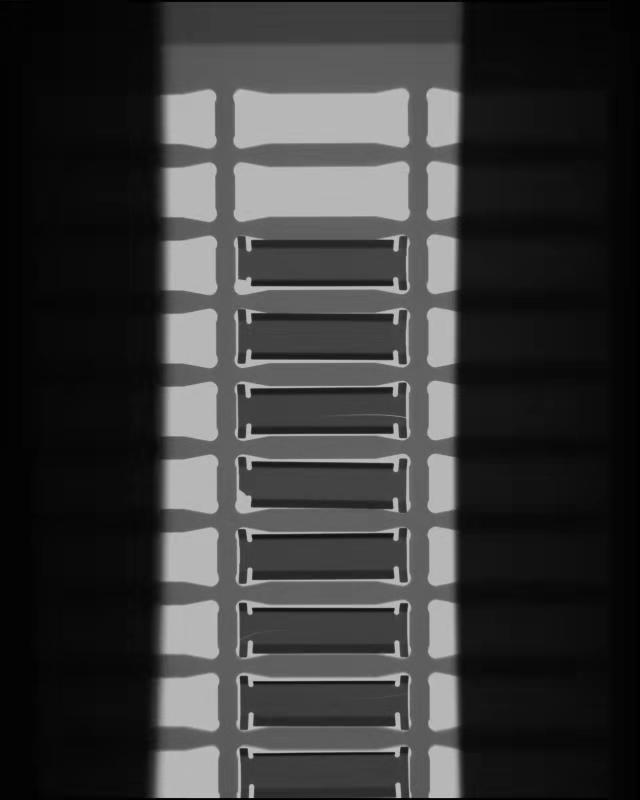
#> input picture data/images/ce01.jpg, 640 x 800 px
$ python day073.py
#> lines starting #> are read from the running program, lines starting #| are printed output that depends on the picture; after the words box and inside, x2 and y2 are one past the last pixel; in counts of white or black regions, pixels touching at a corner belong together
'''
Author       : Bingqiang Zhou
Date         : 2021-02-24 19:39:00
LastEditors  : Bingqiang Zhou
LastEditTime : 2021-02-24 21:34:32
Description  : 二值图像分析案例 – 缺陷检测二
    对于得到的刀片外接矩形，首先需要通过排序，确定他们的编号，
    然后根据模板进行相减得到与模板不同的区域，对这些区域进行形态学操作，
    去掉边缘细微差异，最终就得到了可以检出的缺陷或者划痕刀片。
'''

import cv2 as cv
import numpy as np
import matplotlib.pyplot as plt

src = cv.imread("../data/images/ce01.jpg")
#> src is the input picture: shape (800, 640, 3); min 0, max 201, mean 56.3

# 图像二值化
gray = cv.cvtColor(src, cv.COLOR_BGR2GRAY)
thresh, binary = cv.threshold(gray, 0, 255, cv.THRESH_OTSU | cv.THRESH_BINARY_INV)
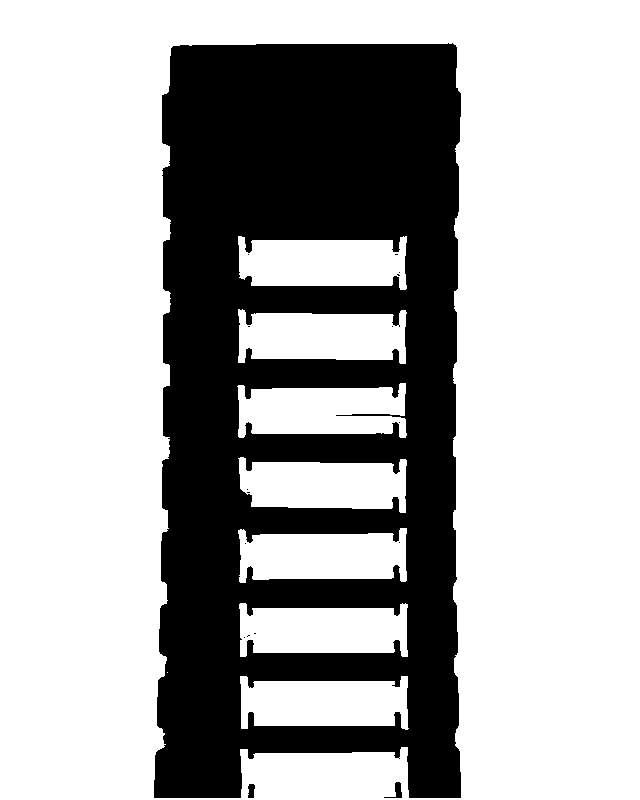
#> binary: shape (800, 640); 68.4% white; 17 black regions (14 under 20 px), largest, box (x1, y1, x2, y2) and area: (154, 43, 461, 798) 161743, (384, 782, 402, 798) 106, (248, 784, 255, 798) 81
#> thresh = 76

# 开操作去掉小块干扰
kernel = cv.getStructuringElement(cv.MORPH_RECT, (3, 3), (-1, -1))
binary = cv.morphologyEx(binary, cv.MORPH_OPEN, kernel)
#> binary: shape (800, 640); 68.3% white; 7 black regions (4 under 20 px)

# 轮廓提取
contours, hierarchy = cv.findContours(binary, cv.RETR_LIST, cv.CHAIN_APPROX_SIMPLE)
#> contours = 18 contours, 7 with area under 20; largest, box (x1, y1, x2, y2) and area: (0, 0, 640, 800) 510561, (153, 42, 462, 799) 214732, (238, 310, 406, 364) 7201, (238, 236, 407, 290) 7144, (239, 603, 408, 657) 7138
height, width = src.shape[:2]
#> height = 800; width = 640
boxes = []
for c in range(len(contours)):
    x, y, w, h = cv.boundingRect(contours[c])
    area = cv.contourArea(contours[c])
    if area < 150: # 去掉过小的轮廓
        continue
    if h > (height // 2): # 去掉外层大框框
        continue
    cv.rectangle(src, (x, y), (x+w, y+h), (0, 0, 255), 2)
    cv.drawContours(src, contours, c, (0, 255, 0), 2)
    boxes.append([x, y, w, h])
#> this loop made 18 passes
#> (x, y, w, h, area) on passes 1, 2, 3, 8, 11, 12, 13, 15, 16, 17, 18: (247, 783, 9, 16, 100.5), (383, 781, 20, 18, 137.5), (240, 676, 168, 54, 7115), (239, 603, 169, 54, 7138), (238, 528, 169, 55, 7128), (239, 457, 168, 56, 7041), (238, 383, 169, 55, 7067), (238, 310, 168, 54, 7201), (238, 236, 169, 54, 7143.5), (153, 42, 309, 757, 214731.5), (0, 0, 640, 800, 510561)
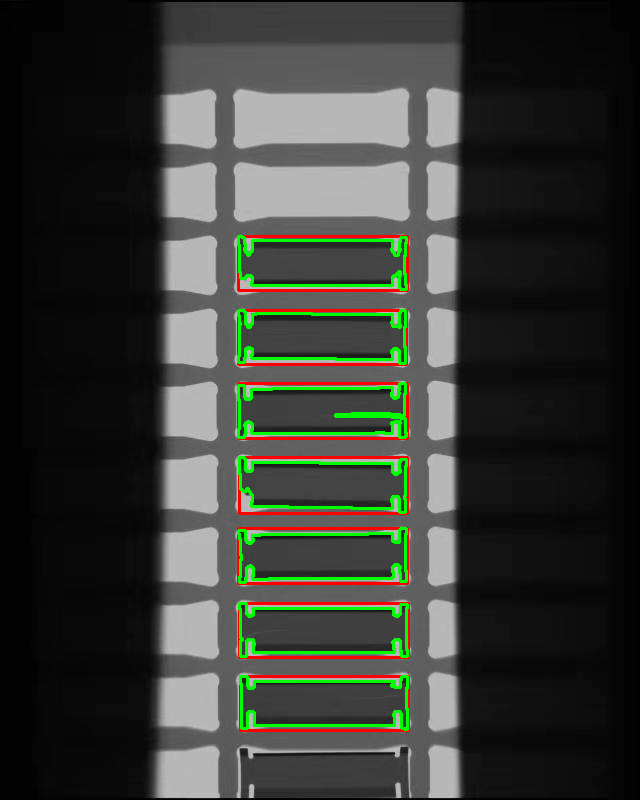
#> src: shape (800, 640, 3); 3.81% of pixels changed, all inside (x1, y1, x2, y2) = (237, 235, 410, 732)
#> after the loop, boxes = [[240, 676, 168, 54], [239, 603, 169, 54], [238, 528, 169, 55], [239, 457, 168, 56], [238, 383, 169, 55], [238, 310, 168, 54], [238, 236, 169, 54]]

# 将刀片边框信息按上到下排序
boxes = np.array(boxes)
indices = np.argsort(boxes[:, 1])[::-1] # 按y从大到小排列
#> indices = [0, 1, 2, 3, 4, 5, 6]
boxes = boxes[indices]
# print(rects)

# 将第index个作为好的模版用于对比
index = 2
roi_x, roi_y, roi_w, roi_h = boxes[index]
#> roi_x = 238; roi_y = 528; roi_w = 169; roi_h = 55
template_roi = binary[roi_y:roi_y+roi_h, roi_x:roi_x+roi_w]
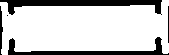
#> template_roi: shape (55, 169); 79.5% white; 5 black regions (1 under 20 px), largest, box (x1, y1, x2, y2) and area: (0, 0, 162, 15) 1017, (8, 37, 169, 55) 760, (0, 6, 3, 55) 93, (168, 6, 169, 43) 37

# 缺陷检测
for x, y, w, h in boxes:
    detect_roi = binary[y:y+h, x:x+w]
    detect_roi = cv.resize(detect_roi, (roi_w, roi_h))
    mask = cv.subtract(template_roi, detect_roi) # 模版与检测区域相减，得到差距

    kernel = cv.getStructuringElement(cv.MORPH_RECT, (5, 5))
    mask = cv.morphologyEx(mask, cv.MORPH_OPEN, kernel) # 开操作，去掉过小的（区域）差别
    thresh, mask = cv.threshold(mask, 0, 255, cv.THRESH_OTSU) # 二值化
    if np.all(mask == 0): # 检测为好的刀片
        cv.putText(src, "good", (x, y), cv.FONT_HERSHEY_PLAIN, 2, (0, 255, 0), 2)
    else:
        cv.putText(src, "bad", (x, y), cv.FONT_HERSHEY_PLAIN, 2, (0, 0, 255), 2)
#> this loop made 7 passes
#> (x, y, w, h, thresh) on passes 1 to 7: (240, 676, 168, 54, 0), (239, 603, 169, 54, 0), (238, 528, 169, 55, 0), (239, 457, 168, 56, 11), (238, 383, 169, 55, 0), (238, 310, 168, 54, 0), (238, 236, 169, 54, 53)
#> pass 1, `detect_roi = cv.resize(detect_roi, (roi_w, roi_h))`:
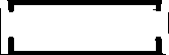
#> detect_roi: shape (55, 169); min 0, max 255, mean 207.3
#> pass 1, `mask = cv.subtract(template_roi, detect_roi)`:
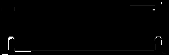
#> mask: shape (55, 169); min 0, max 255, mean 2
#> after the loop:
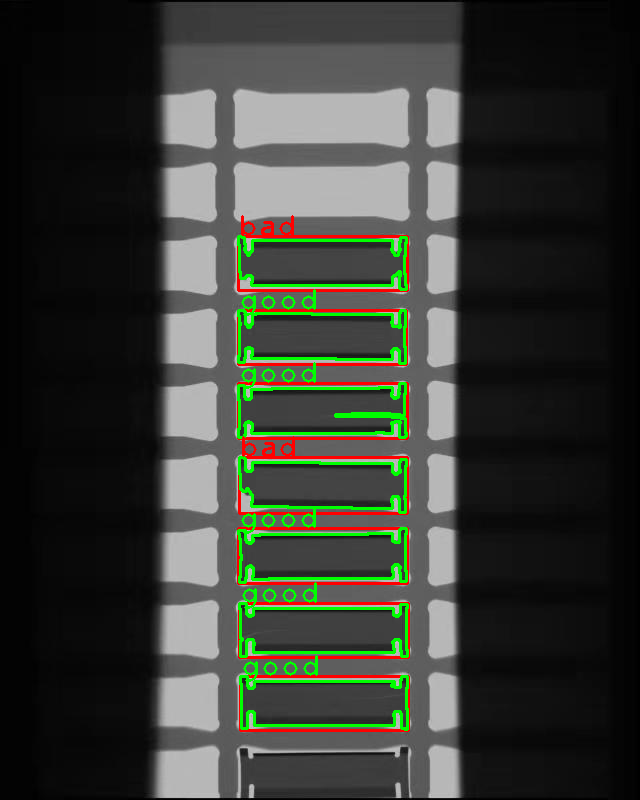
#> src: shape (800, 640, 3); 0.54% of pixels changed, all inside (x1, y1, x2, y2) = (241, 215, 318, 682)

# 可视化
rows = 1
cols = 3
images = [src, binary, template_roi]
titles = ["result", "binary", "roi"]
plt.figure(figsize=(cols * 4, rows * 3)) # Width, height in inches.
for index, image in enumerate(images):
    plt.subplot(rows, cols, index + 1)
    if index >= len(titles):
        plt.title("image")
    else:
        plt.title(titles[index])
    plt.axis("off")
    if image.ndim > 2:
        plt.imshow(image[:, :, ::-1])
    else:
        plt.imshow(image, cmap="gray")
#> this loop made 3 passes
plt.show()
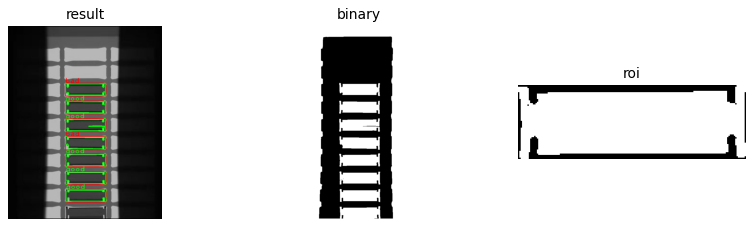
#> figure drawn by matplotlib, 3 panels

$ run again, with data/images/ce02.jpg copied over data/images/ce01.jpg
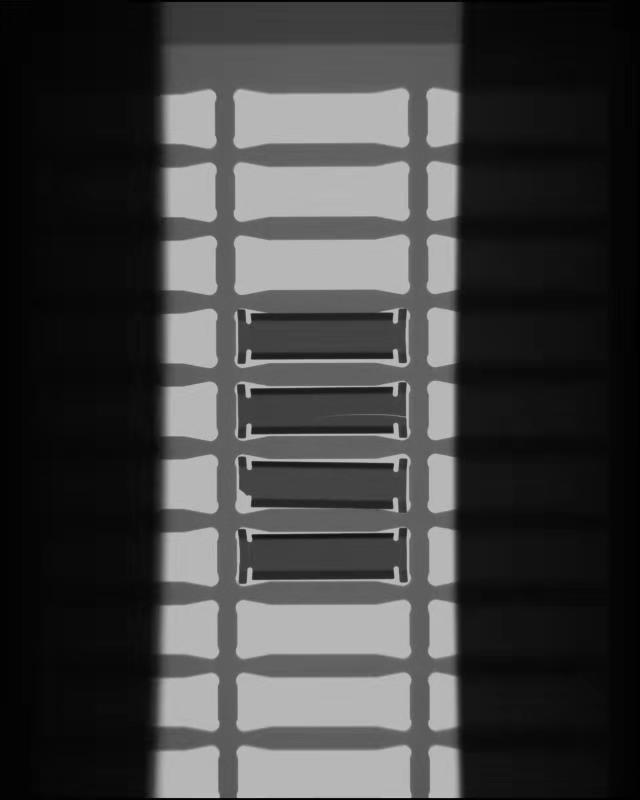
#> input picture data/images/ce02.jpg, 640 x 800 px
#> src is the input picture: shape (800, 640, 3); min 0, max 201, mean 63.9
#> `thresh, binary = cv.threshold(gray, 0, 255, cv.THRESH_OTSU | cv.THRESH..`:
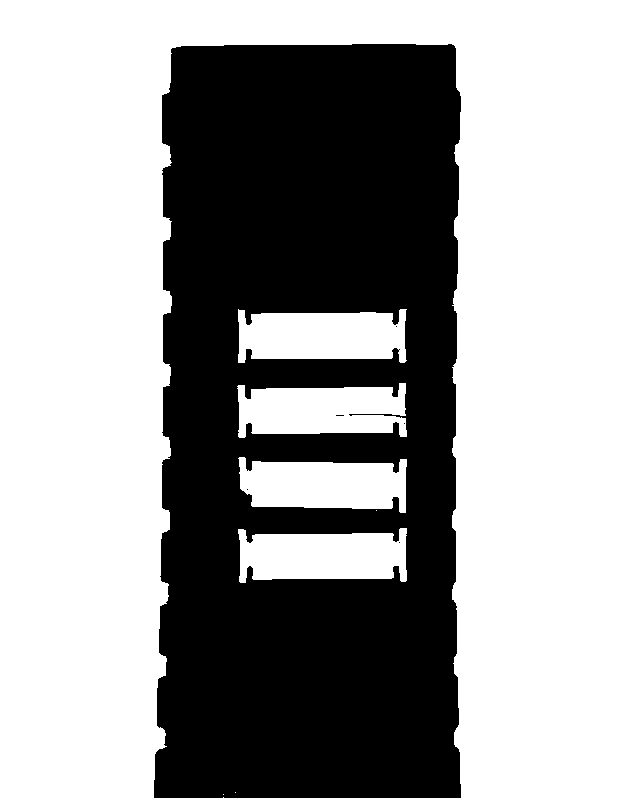
#> binary: shape (800, 640); 62.7% white; 6 black regions (5 under 20 px), largest, box (x1, y1, x2, y2) and area: (154, 44, 461, 798) 190778
#> `thresh, binary = cv.threshold(gray, 0, 255, cv.THRESH_OTSU | cv.THRESH..`: thresh = 79
#> contours = 9 contours, 3 with area under 20; largest, box (x1, y1, x2, y2) and area: (0, 0, 640, 800) 510561, (153, 43, 462, 799) 221622, (238, 309, 406, 363) 7254, (238, 528, 407, 583) 7173, (238, 383, 407, 438) 7107, (239, 457, 407, 513) 7070
#> the loop `for c in range(len(contours)):` made 9 passes
#> (x, y, w, h, area) on passes 2, 4, 6, 7, 8, 9: (238, 528, 169, 55, 7173), (239, 457, 168, 56, 7070), (238, 383, 169, 55, 7107), (238, 309, 168, 54, 7254), (153, 43, 309, 756, 221622.5), (0, 0, 640, 800, 510561)
#> after the loop `for c in range(len(contours)):`: boxes = [[238, 528, 169, 55], [239, 457, 168, 56], [238, 383, 169, 55], [238, 309, 168, 54]]
#> indices = [0, 1, 2, 3]
#> roi_x = 238; roi_y = 383; roi_w = 169; roi_h = 55
#> template_roi: shape (55, 169); 79.8% white; 6 black regions (2 under 20 px), largest, box (x1, y1, x2, y2) and area: (0, 0, 161, 16) 863, (7, 39, 169, 55) 827, (111, 0, 169, 47) 148, (0, 19, 1, 50) 31
#> the loop `for x, y, w, h in boxes:` made 4 passes
#> (x, y, w, h, thresh) on passes 1 to 4: (238, 528, 169, 55, 0), (239, 457, 168, 56, 7), (238, 383, 169, 55, 0), (238, 309, 168, 54, 0)
#> the loop `for index, image in enumerate(images):` made 3 passes
#> `plt.show()`:
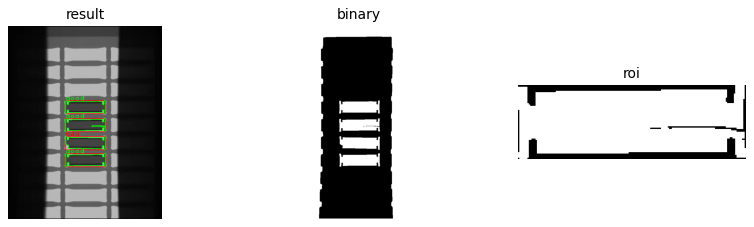
#> figure drawn by matplotlib, 3 panels
